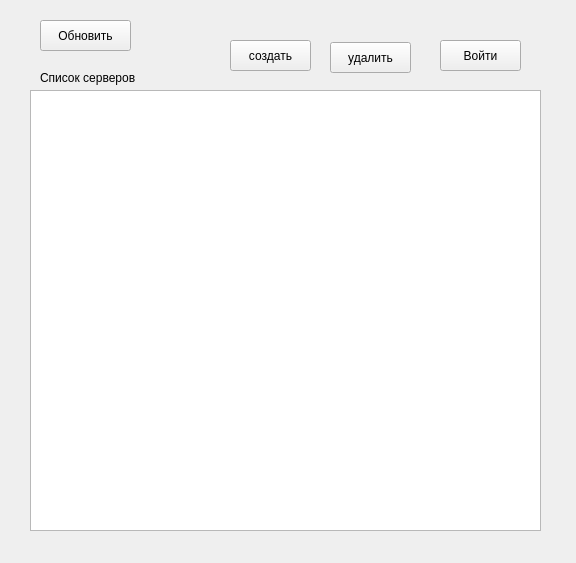
<?xml version="1.0" encoding="UTF-8"?>
<ui version="4.0">
 <class>Form</class>
 <widget class="QWidget" name="Form">
  <property name="geometry">
   <rect>
    <x>0</x>
    <y>0</y>
    <width>576</width>
    <height>563</height>
   </rect>
  </property>
  <property name="windowTitle">
   <string>Form</string>
  </property>
  <widget class="QListWidget" name="listWidget">
   <property name="geometry">
    <rect>
     <x>30</x>
     <y>90</y>
     <width>511</width>
     <height>441</height>
    </rect>
   </property>
  </widget>
  <widget class="QLabel" name="label">
   <property name="geometry">
    <rect>
     <x>40</x>
     <y>70</y>
     <width>121</width>
     <height>16</height>
    </rect>
   </property>
   <property name="text">
    <string>Список серверов</string>
   </property>
  </widget>
  <widget class="QPushButton" name="pushButton_create">
   <property name="geometry">
    <rect>
     <x>230</x>
     <y>40</y>
     <width>81</width>
     <height>31</height>
    </rect>
   </property>
   <property name="text">
    <string>создать</string>
   </property>
  </widget>
  <widget class="QPushButton" name="pushButton_delete">
   <property name="geometry">
    <rect>
     <x>330</x>
     <y>42</y>
     <width>81</width>
     <height>31</height>
    </rect>
   </property>
   <property name="text">
    <string>удалить</string>
   </property>
  </widget>
  <widget class="QPushButton" name="pushButton_join">
   <property name="geometry">
    <rect>
     <x>440</x>
     <y>40</y>
     <width>81</width>
     <height>31</height>
    </rect>
   </property>
   <property name="text">
    <string>Войти</string>
   </property>
  </widget>
  <widget class="QPushButton" name="pushButton_update">
   <property name="geometry">
    <rect>
     <x>40</x>
     <y>20</y>
     <width>91</width>
     <height>31</height>
    </rect>
   </property>
   <property name="text">
    <string>Обновить</string>
   </property>
  </widget>
 </widget>
 <resources/>
 <connections/>
</ui>
